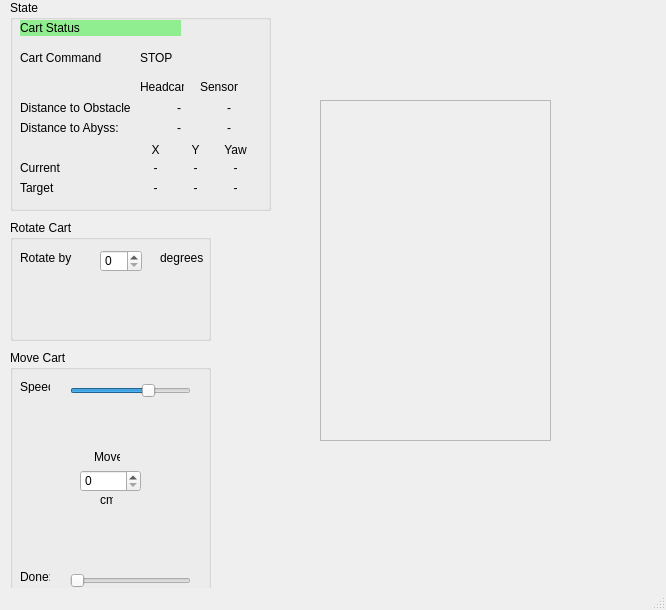
<?xml version="1.0" encoding="UTF-8"?>
<ui version="4.0">
 <class>MainWindow</class>
 <widget class="QMainWindow" name="MainWindow">
  <property name="geometry">
   <rect>
    <x>0</x>
    <y>0</y>
    <width>666</width>
    <height>610</height>
   </rect>
  </property>
  <property name="windowTitle">
   <string>MainWindow</string>
  </property>
  <property name="windowIcon">
   <iconset theme="rotate.png">
    <normaloff>.</normaloff>.</iconset>
  </property>
  <property name="windowFilePath">
   <string/>
  </property>
  <property name="animated">
   <bool>true</bool>
  </property>
  <widget class="QWidget" name="centralwidget">
   <widget class="QLabel" name="cartStatus">
    <property name="geometry">
     <rect>
      <x>20</x>
      <y>20</y>
      <width>161</width>
      <height>16</height>
     </rect>
    </property>
    <property name="styleSheet">
     <string notr="true">background-color: lightgreen</string>
    </property>
    <property name="text">
     <string>Cart Status</string>
    </property>
   </widget>
   <widget class="QLabel" name="cartStatus_2">
    <property name="geometry">
     <rect>
      <x>20</x>
      <y>50</y>
      <width>81</width>
      <height>16</height>
     </rect>
    </property>
    <property name="text">
     <string>Cart Command:</string>
    </property>
   </widget>
   <widget class="QLabel" name="currentCommand">
    <property name="geometry">
     <rect>
      <x>140</x>
      <y>50</y>
      <width>81</width>
      <height>16</height>
     </rect>
    </property>
    <property name="text">
     <string>STOP</string>
    </property>
   </widget>
   <widget class="QLabel" name="cartStatus_3">
    <property name="geometry">
     <rect>
      <x>20</x>
      <y>100</y>
      <width>111</width>
      <height>16</height>
     </rect>
    </property>
    <property name="text">
     <string>Distance to Obstacle:</string>
    </property>
   </widget>
   <widget class="QLabel" name="cartStatus_4">
    <property name="geometry">
     <rect>
      <x>20</x>
      <y>120</y>
      <width>111</width>
      <height>16</height>
     </rect>
    </property>
    <property name="text">
     <string>Distance to Abyss:</string>
    </property>
   </widget>
   <widget class="QLabel" name="obstacleHeadcam">
    <property name="geometry">
     <rect>
      <x>140</x>
      <y>100</y>
      <width>41</width>
      <height>16</height>
     </rect>
    </property>
    <property name="text">
     <string>-</string>
    </property>
    <property name="alignment">
     <set>Qt::AlignRight|Qt::AlignTrailing|Qt::AlignVCenter</set>
    </property>
   </widget>
   <widget class="QLabel" name="abyssHeadcam">
    <property name="geometry">
     <rect>
      <x>140</x>
      <y>120</y>
      <width>41</width>
      <height>16</height>
     </rect>
    </property>
    <property name="text">
     <string>-</string>
    </property>
    <property name="alignment">
     <set>Qt::AlignRight|Qt::AlignTrailing|Qt::AlignVCenter</set>
    </property>
   </widget>
   <widget class="QLabel" name="cartStatus_5">
    <property name="geometry">
     <rect>
      <x>140</x>
      <y>142</y>
      <width>31</width>
      <height>16</height>
     </rect>
    </property>
    <property name="text">
     <string>X</string>
    </property>
    <property name="alignment">
     <set>Qt::AlignCenter</set>
    </property>
   </widget>
   <widget class="QLabel" name="cartStatus_6">
    <property name="geometry">
     <rect>
      <x>180</x>
      <y>142</y>
      <width>31</width>
      <height>16</height>
     </rect>
    </property>
    <property name="text">
     <string>Y</string>
    </property>
    <property name="alignment">
     <set>Qt::AlignCenter</set>
    </property>
   </widget>
   <widget class="QLabel" name="cartStatus_7">
    <property name="geometry">
     <rect>
      <x>220</x>
      <y>142</y>
      <width>31</width>
      <height>16</height>
     </rect>
    </property>
    <property name="text">
     <string>Yaw</string>
    </property>
    <property name="alignment">
     <set>Qt::AlignCenter</set>
    </property>
   </widget>
   <widget class="QLabel" name="cartStatus_8">
    <property name="geometry">
     <rect>
      <x>20</x>
      <y>160</y>
      <width>111</width>
      <height>16</height>
     </rect>
    </property>
    <property name="text">
     <string>Current</string>
    </property>
   </widget>
   <widget class="QLabel" name="cartStatus_9">
    <property name="geometry">
     <rect>
      <x>20</x>
      <y>180</y>
      <width>111</width>
      <height>16</height>
     </rect>
    </property>
    <property name="text">
     <string>Target</string>
    </property>
   </widget>
   <widget class="QLabel" name="currentX">
    <property name="geometry">
     <rect>
      <x>140</x>
      <y>160</y>
      <width>31</width>
      <height>16</height>
     </rect>
    </property>
    <property name="text">
     <string>-</string>
    </property>
    <property name="alignment">
     <set>Qt::AlignCenter</set>
    </property>
   </widget>
   <widget class="QLabel" name="currentY">
    <property name="geometry">
     <rect>
      <x>180</x>
      <y>160</y>
      <width>31</width>
      <height>16</height>
     </rect>
    </property>
    <property name="text">
     <string>-</string>
    </property>
    <property name="alignment">
     <set>Qt::AlignCenter</set>
    </property>
   </widget>
   <widget class="QLabel" name="currentYaw">
    <property name="geometry">
     <rect>
      <x>220</x>
      <y>160</y>
      <width>31</width>
      <height>16</height>
     </rect>
    </property>
    <property name="text">
     <string>-</string>
    </property>
    <property name="alignment">
     <set>Qt::AlignCenter</set>
    </property>
   </widget>
   <widget class="QLabel" name="targetX">
    <property name="geometry">
     <rect>
      <x>140</x>
      <y>180</y>
      <width>31</width>
      <height>16</height>
     </rect>
    </property>
    <property name="text">
     <string>-</string>
    </property>
    <property name="alignment">
     <set>Qt::AlignCenter</set>
    </property>
   </widget>
   <widget class="QLabel" name="targetY">
    <property name="geometry">
     <rect>
      <x>180</x>
      <y>180</y>
      <width>31</width>
      <height>16</height>
     </rect>
    </property>
    <property name="text">
     <string>-</string>
    </property>
    <property name="alignment">
     <set>Qt::AlignCenter</set>
    </property>
   </widget>
   <widget class="QLabel" name="targetYaw">
    <property name="geometry">
     <rect>
      <x>220</x>
      <y>180</y>
      <width>31</width>
      <height>16</height>
     </rect>
    </property>
    <property name="text">
     <string>-</string>
    </property>
    <property name="alignment">
     <set>Qt::AlignCenter</set>
    </property>
   </widget>
   <widget class="QGroupBox" name="groupBox">
    <property name="geometry">
     <rect>
      <x>10</x>
      <y>0</y>
      <width>261</width>
      <height>211</height>
     </rect>
    </property>
    <property name="title">
     <string>State</string>
    </property>
    <widget class="QLabel" name="label">
     <property name="geometry">
      <rect>
       <x>130</x>
       <y>80</y>
       <width>44</width>
       <height>13</height>
      </rect>
     </property>
     <property name="text">
      <string>Headcam</string>
     </property>
    </widget>
    <widget class="QLabel" name="label_2">
     <property name="geometry">
      <rect>
       <x>190</x>
       <y>80</y>
       <width>38</width>
       <height>13</height>
      </rect>
     </property>
     <property name="text">
      <string>Sensors</string>
     </property>
    </widget>
    <widget class="QLabel" name="obstacleSensors">
     <property name="geometry">
      <rect>
       <x>180</x>
       <y>100</y>
       <width>41</width>
       <height>16</height>
      </rect>
     </property>
     <property name="text">
      <string>-</string>
     </property>
     <property name="alignment">
      <set>Qt::AlignRight|Qt::AlignTrailing|Qt::AlignVCenter</set>
     </property>
    </widget>
    <widget class="QLabel" name="abyssSensors">
     <property name="geometry">
      <rect>
       <x>180</x>
       <y>120</y>
       <width>41</width>
       <height>16</height>
      </rect>
     </property>
     <property name="text">
      <string>-</string>
     </property>
     <property name="alignment">
      <set>Qt::AlignRight|Qt::AlignTrailing|Qt::AlignVCenter</set>
     </property>
    </widget>
   </widget>
   <widget class="QGroupBox" name="groupRotate">
    <property name="geometry">
     <rect>
      <x>10</x>
      <y>220</y>
      <width>201</width>
      <height>121</height>
     </rect>
    </property>
    <property name="title">
     <string>Rotate Cart</string>
    </property>
    <widget class="QSpinBox" name="rotationDegrees">
     <property name="geometry">
      <rect>
       <x>90</x>
       <y>30</y>
       <width>42</width>
       <height>22</height>
      </rect>
     </property>
     <property name="maximum">
      <number>360</number>
     </property>
    </widget>
    <widget class="QLabel" name="cartStatus_12">
     <property name="geometry">
      <rect>
       <x>10</x>
       <y>30</y>
       <width>61</width>
       <height>16</height>
      </rect>
     </property>
     <property name="text">
      <string>Rotate by</string>
     </property>
    </widget>
    <widget class="QLabel" name="cartStatus_11">
     <property name="geometry">
      <rect>
       <x>150</x>
       <y>30</y>
       <width>61</width>
       <height>16</height>
      </rect>
     </property>
     <property name="text">
      <string>degrees</string>
     </property>
    </widget>
    <widget class="QLabel" name="rotateLeft">
     <property name="geometry">
      <rect>
       <x>110</x>
       <y>70</y>
       <width>28</width>
       <height>28</height>
      </rect>
     </property>
     <property name="text">
      <string/>
     </property>
     <property name="pixmap">
      <pixmap>anticlockRotation.jpg</pixmap>
     </property>
    </widget>
    <widget class="QLabel" name="rotateRight">
     <property name="geometry">
      <rect>
       <x>50</x>
       <y>70</y>
       <width>28</width>
       <height>28</height>
      </rect>
     </property>
     <property name="text">
      <string/>
     </property>
     <property name="pixmap">
      <pixmap>clockRotation.jpg</pixmap>
     </property>
    </widget>
   </widget>
   <widget class="QGroupBox" name="groupMove">
    <property name="geometry">
     <rect>
      <x>10</x>
      <y>350</y>
      <width>201</width>
      <height>251</height>
     </rect>
    </property>
    <property name="title">
     <string>Move Cart</string>
    </property>
    <widget class="QLabel" name="moveRight">
     <property name="geometry">
      <rect>
       <x>150</x>
       <y>120</y>
       <width>28</width>
       <height>28</height>
      </rect>
     </property>
     <property name="text">
      <string/>
     </property>
     <property name="pixmap">
      <pixmap>right.JPG</pixmap>
     </property>
     <property name="scaledContents">
      <bool>true</bool>
     </property>
    </widget>
    <widget class="QLabel" name="moveForward">
     <property name="geometry">
      <rect>
       <x>80</x>
       <y>60</y>
       <width>28</width>
       <height>28</height>
      </rect>
     </property>
     <property name="text">
      <string/>
     </property>
     <property name="pixmap">
      <pixmap>forward.JPG</pixmap>
     </property>
     <property name="scaledContents">
      <bool>true</bool>
     </property>
    </widget>
    <widget class="QLabel" name="moveDiagonalRightBackward">
     <property name="geometry">
      <rect>
       <x>130</x>
       <y>160</y>
       <width>28</width>
       <height>28</height>
      </rect>
     </property>
     <property name="text">
      <string/>
     </property>
     <property name="pixmap">
      <pixmap>diagonalRightBackward.JPG</pixmap>
     </property>
     <property name="scaledContents">
      <bool>true</bool>
     </property>
    </widget>
    <widget class="QSpinBox" name="moveDistanceCm">
     <property name="geometry">
      <rect>
       <x>70</x>
       <y>120</y>
       <width>61</width>
       <height>22</height>
      </rect>
     </property>
    </widget>
    <widget class="QLabel" name="moveLeft">
     <property name="geometry">
      <rect>
       <x>10</x>
       <y>120</y>
       <width>28</width>
       <height>28</height>
      </rect>
     </property>
     <property name="text">
      <string/>
     </property>
     <property name="pixmap">
      <pixmap>left.JPG</pixmap>
     </property>
     <property name="scaledContents">
      <bool>true</bool>
     </property>
    </widget>
    <widget class="QLabel" name="moveDiagonalLeftForward">
     <property name="geometry">
      <rect>
       <x>30</x>
       <y>80</y>
       <width>28</width>
       <height>28</height>
      </rect>
     </property>
     <property name="text">
      <string/>
     </property>
     <property name="pixmap">
      <pixmap>diagonalLeftForward.JPG</pixmap>
     </property>
     <property name="scaledContents">
      <bool>true</bool>
     </property>
    </widget>
    <widget class="QLabel" name="moveDiagonalRightForward">
     <property name="geometry">
      <rect>
       <x>130</x>
       <y>80</y>
       <width>28</width>
       <height>28</height>
      </rect>
     </property>
     <property name="text">
      <string/>
     </property>
     <property name="pixmap">
      <pixmap>diagonalRightForward.JPG</pixmap>
     </property>
     <property name="scaledContents">
      <bool>true</bool>
     </property>
    </widget>
    <widget class="QLabel" name="cartStatus_22">
     <property name="geometry">
      <rect>
       <x>84</x>
       <y>100</y>
       <width>26</width>
       <height>13</height>
      </rect>
     </property>
     <property name="text">
      <string>Move</string>
     </property>
    </widget>
    <widget class="QLabel" name="moveBackward">
     <property name="geometry">
      <rect>
       <x>80</x>
       <y>180</y>
       <width>28</width>
       <height>28</height>
      </rect>
     </property>
     <property name="text">
      <string/>
     </property>
     <property name="pixmap">
      <pixmap>backward.JPG</pixmap>
     </property>
     <property name="scaledContents">
      <bool>true</bool>
     </property>
    </widget>
    <widget class="QLabel" name="moveDiagonalLeftBackward">
     <property name="geometry">
      <rect>
       <x>30</x>
       <y>160</y>
       <width>28</width>
       <height>28</height>
      </rect>
     </property>
     <property name="text">
      <string/>
     </property>
     <property name="pixmap">
      <pixmap>diagonalLeftBackward.JPG</pixmap>
     </property>
     <property name="scaledContents">
      <bool>true</bool>
     </property>
    </widget>
    <widget class="QLabel" name="cartStatus_23">
     <property name="geometry">
      <rect>
       <x>90</x>
       <y>143</y>
       <width>13</width>
       <height>13</height>
      </rect>
     </property>
     <property name="text">
      <string>cm</string>
     </property>
    </widget>
    <widget class="QLabel" name="label_3">
     <property name="geometry">
      <rect>
       <x>10</x>
       <y>30</y>
       <width>30</width>
       <height>13</height>
      </rect>
     </property>
     <property name="text">
      <string>Speed</string>
     </property>
    </widget>
    <widget class="QSlider" name="cartSpeed">
     <property name="geometry">
      <rect>
       <x>60</x>
       <y>30</y>
       <width>121</width>
       <height>22</height>
      </rect>
     </property>
     <property name="minimum">
      <number>80</number>
     </property>
     <property name="maximum">
      <number>230</number>
     </property>
     <property name="value">
      <number>180</number>
     </property>
     <property name="orientation">
      <enum>Qt::Horizontal</enum>
     </property>
    </widget>
    <widget class="QLabel" name="label_5">
     <property name="geometry">
      <rect>
       <x>10</x>
       <y>220</y>
       <width>30</width>
       <height>13</height>
      </rect>
     </property>
     <property name="text">
      <string>Done:</string>
     </property>
    </widget>
    <widget class="QSlider" name="moveProgress">
     <property name="geometry">
      <rect>
       <x>60</x>
       <y>220</y>
       <width>121</width>
       <height>22</height>
      </rect>
     </property>
     <property name="minimum">
      <number>0</number>
     </property>
     <property name="maximum">
      <number>300</number>
     </property>
     <property name="value">
      <number>0</number>
     </property>
     <property name="sliderPosition">
      <number>0</number>
     </property>
     <property name="orientation">
      <enum>Qt::Horizontal</enum>
     </property>
    </widget>
   </widget>
   <widget class="QFrame" name="sensorArea">
    <property name="geometry">
     <rect>
      <x>320</x>
      <y>100</y>
      <width>231</width>
      <height>341</height>
     </rect>
    </property>
    <property name="frameShape">
     <enum>QFrame::StyledPanel</enum>
    </property>
    <property name="frameShadow">
     <enum>QFrame::Raised</enum>
    </property>
   </widget>
   <zorder>groupBox</zorder>
   <zorder>cartStatus</zorder>
   <zorder>cartStatus_2</zorder>
   <zorder>currentCommand</zorder>
   <zorder>cartStatus_3</zorder>
   <zorder>cartStatus_4</zorder>
   <zorder>obstacleHeadcam</zorder>
   <zorder>abyssHeadcam</zorder>
   <zorder>cartStatus_5</zorder>
   <zorder>cartStatus_6</zorder>
   <zorder>cartStatus_7</zorder>
   <zorder>cartStatus_8</zorder>
   <zorder>cartStatus_9</zorder>
   <zorder>currentX</zorder>
   <zorder>currentY</zorder>
   <zorder>currentYaw</zorder>
   <zorder>targetX</zorder>
   <zorder>targetY</zorder>
   <zorder>targetYaw</zorder>
   <zorder>groupRotate</zorder>
   <zorder>groupMove</zorder>
   <zorder>sensorArea</zorder>
  </widget>
  <widget class="QStatusBar" name="statusbar"/>
 </widget>
 <resources/>
 <connections/>
</ui>
